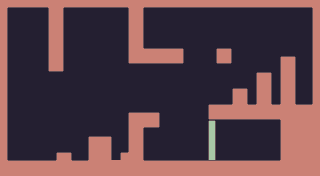

This game map was drawn from its Tiled (.tmx) file and the tilesets committed beside it. A one-line description and the full map source follow:
An orthogonal 40x22 tile map with 8x8 px tiles, 2 tile layers (Tile Layer 1, Copy of Tile Layer 1), 2 tilesets and 3 objects.

<map version="1.10" tiledversion="1.10.2" orientation="orthogonal" renderorder="right-down" width="40" height="22" tilewidth="8" tileheight="8" infinite="0" backgroundcolor="#241f31" nextlayerid="4" nextobjectid="14">
 <tileset firstgid="1" source="../../../pastel.tsx" />
 <tileset firstgid="257" source="../../../purple.tsx" />
 <layer id="1" name="Tile Layer 1" width="40" height="22">
  <data encoding="csv">
0,0,0,0,0,0,0,0,0,0,0,0,0,0,0,0,0,0,0,0,0,0,0,0,0,0,0,0,0,0,0,0,0,0,0,0,0,0,0,0,
0,0,0,0,0,0,0,0,0,0,0,0,0,0,0,0,0,0,0,0,0,0,0,0,0,0,0,0,0,0,0,0,0,0,0,0,0,0,0,0,
0,0,0,0,0,0,0,0,0,0,0,0,0,0,0,0,0,0,0,0,0,0,0,0,0,0,0,0,0,0,0,0,0,0,0,0,0,0,0,0,
0,0,0,0,0,0,0,0,0,0,0,0,0,0,0,0,0,0,0,0,0,0,0,0,0,0,0,0,0,0,0,0,0,0,0,0,0,0,0,0,
0,0,0,0,0,0,0,0,0,0,0,0,0,0,0,0,0,0,0,0,0,0,0,0,0,0,0,0,0,0,0,0,0,0,0,0,0,0,0,0,
0,0,0,0,0,0,0,0,0,0,0,0,0,0,0,0,0,0,0,0,0,0,0,0,0,0,0,0,0,0,0,0,0,0,0,0,0,0,0,0,
0,0,0,0,0,0,0,0,0,0,0,0,0,0,0,0,0,0,0,0,0,0,0,0,0,0,0,0,0,0,0,0,0,0,0,0,0,0,0,0,
0,0,0,0,0,0,0,0,0,0,0,0,0,0,0,0,0,0,0,0,0,0,0,0,0,0,0,0,0,0,0,0,0,0,0,0,0,0,0,0,
0,0,0,0,0,0,0,0,0,0,0,0,0,0,0,0,0,0,0,0,0,0,0,0,0,0,0,0,0,0,0,0,0,0,0,0,0,0,0,0,
0,0,0,0,0,0,0,0,0,0,0,0,0,0,0,0,0,0,0,0,0,0,0,0,0,0,0,0,0,0,0,0,0,0,0,0,0,0,0,0,
0,0,0,0,0,0,0,0,0,0,0,0,0,0,0,0,0,0,0,0,0,0,0,0,0,0,0,0,0,0,0,0,0,0,0,0,0,0,0,0,
0,0,0,0,0,0,0,0,0,0,0,0,0,0,0,0,0,0,0,0,0,0,0,0,0,0,0,0,0,0,0,0,0,0,0,0,0,0,0,0,
0,0,0,0,0,0,0,0,0,0,0,0,0,0,0,0,0,0,0,0,0,0,0,0,0,0,0,0,0,0,0,0,0,0,0,0,0,0,0,0,
0,0,0,0,0,0,0,0,0,0,0,0,0,0,0,0,0,0,0,0,0,0,0,0,0,0,0,0,0,0,0,0,0,0,0,0,0,0,0,0,
0,0,0,0,0,0,0,0,0,0,0,0,0,0,0,0,0,0,0,0,0,0,0,0,0,0,0,0,0,0,0,0,0,0,0,0,0,0,0,0,
0,0,0,0,0,0,0,0,0,0,0,0,0,0,0,0,0,0,0,0,0,0,0,0,0,0,68,0,0,0,0,0,0,0,0,0,0,0,0,0,
0,0,0,0,0,0,0,0,0,0,0,0,0,0,0,0,0,0,0,0,0,0,0,0,0,0,84,0,0,0,0,0,0,0,0,0,0,0,0,0,
0,0,0,0,0,0,0,0,0,0,0,0,0,0,0,0,0,0,0,0,0,0,0,0,0,0,84,0,0,0,0,0,0,0,0,0,0,0,0,0,
0,0,0,0,0,0,0,0,0,0,0,0,0,0,0,0,0,0,0,0,0,0,0,0,0,0,84,0,0,0,0,0,0,0,0,0,0,0,0,0,
0,0,0,0,0,0,0,0,0,0,0,0,0,0,0,0,0,0,0,0,0,0,0,0,0,0,84,0,0,0,0,0,0,0,0,0,0,0,0,0,
0,0,0,0,0,0,0,0,0,0,0,0,0,0,0,0,0,0,0,0,0,0,0,0,0,0,100,0,0,0,0,0,0,0,0,0,0,0,0,0,
0,0,0,0,0,0,0,0,0,0,0,0,0,0,0,0,0,0,0,0,0,0,0,0,0,0,0,0,0,0,0,0,0,0,0,0,0,0,0,0
</data>
 </layer>
 <objectgroup id="3" name="Object Layer 1">
  <object id="9" gid="145" x="256" y="144" width="8" height="8" />
  <object id="11" gid="241" x="152" y="24" width="8" height="8">
   <properties>
    <property name="destination" value="assets/levels/MAIN/W3/25.tmx" />
    <property name="stars_needed" type="int" value="0" />
   </properties>
  </object>
  <object id="13" gid="401" x="240" y="144" width="8" height="8" />
 </objectgroup>
 <layer id="2" name="Copy of Tile Layer 1" width="40" height="22">
  <properties>
   <property name="player" type="bool" value="true" />
  </properties>
  <data encoding="csv">
18,34,34,34,34,34,18,18,34,34,34,34,34,34,34,34,18,18,34,34,34,34,34,34,34,34,34,34,34,34,34,34,34,34,34,34,34,34,34,18,
19,0,0,0,0,0,17,19,0,0,0,0,0,0,0,0,17,19,0,0,0,0,0,0,0,0,0,0,0,0,0,0,0,0,0,0,0,0,0,17,
19,0,0,0,0,0,17,19,0,0,0,0,0,0,0,0,17,19,0,0,0,0,0,0,0,0,0,0,0,0,0,0,0,0,0,0,0,0,0,17,
19,0,0,0,0,0,17,19,0,0,0,0,0,0,0,0,17,19,0,0,0,0,0,0,0,0,0,0,0,0,0,0,0,0,0,0,0,0,0,17,
19,0,0,0,0,0,17,19,0,0,0,0,0,0,0,0,17,19,0,0,0,0,0,0,0,0,0,0,0,0,0,0,0,0,0,0,0,0,0,17,
19,0,0,0,0,0,17,19,0,0,0,0,0,0,0,0,17,19,0,0,0,0,0,0,0,0,0,0,0,0,0,0,0,0,0,0,0,0,0,17,
19,0,0,0,0,0,17,19,0,0,0,0,0,0,0,0,17,18,2,2,2,2,3,0,0,0,0,1,3,0,0,0,0,0,0,0,0,0,0,17,
19,0,0,0,0,0,17,19,0,0,0,0,0,0,0,0,33,34,34,34,34,34,35,0,0,0,0,33,35,0,0,0,0,0,0,1,3,0,0,17,
19,0,0,0,0,0,33,35,0,0,0,0,0,0,0,0,0,0,0,0,0,0,0,0,0,0,0,0,0,0,0,0,0,0,0,17,19,0,0,17,
19,0,0,0,0,0,0,0,0,0,0,0,0,0,0,0,0,0,0,0,0,0,0,0,0,0,0,0,0,0,0,0,1,3,0,17,19,0,0,17,
19,0,0,0,0,0,0,0,0,0,0,0,0,0,0,0,0,0,0,0,0,0,0,0,0,0,0,0,0,0,0,0,17,19,0,17,19,0,0,17,
19,0,0,0,0,0,0,0,0,0,0,0,0,0,0,0,0,0,0,0,0,0,0,0,0,0,0,0,0,1,3,0,17,19,0,17,19,0,0,17,
19,0,0,0,0,0,0,0,0,0,0,0,0,0,0,0,0,0,0,0,0,0,0,0,0,0,0,0,0,17,19,0,17,19,0,17,19,0,0,17,
19,0,0,0,0,0,0,0,0,0,0,0,0,0,0,0,0,0,0,0,0,0,0,0,0,0,1,2,2,18,18,2,18,18,2,18,18,2,2,18,
19,0,0,0,0,0,0,0,0,0,0,0,0,0,0,0,1,2,2,3,0,0,0,0,0,0,33,34,34,34,34,34,34,34,34,18,18,18,18,18,
19,0,0,0,0,0,0,0,0,0,0,0,0,0,0,0,17,18,34,35,0,0,0,0,0,0,0,0,0,0,0,0,0,0,0,17,18,18,18,18,
19,0,0,0,0,0,0,0,0,0,0,0,0,0,0,0,17,19,0,0,0,0,0,0,0,0,0,0,0,0,0,0,0,0,0,17,18,18,18,18,
19,0,0,0,0,0,0,0,0,0,0,1,2,3,0,0,17,19,0,0,0,0,0,0,0,0,0,0,0,0,0,0,0,0,0,17,18,18,18,18,
19,0,0,0,0,0,0,0,0,0,0,17,18,19,0,0,17,19,0,0,0,0,0,0,0,0,0,0,0,0,0,0,0,0,0,17,18,18,18,18,
19,0,0,0,0,0,0,1,3,0,0,17,18,19,0,1,18,19,0,0,0,0,0,0,0,0,0,0,0,0,0,0,0,0,0,17,18,18,18,18,
18,2,2,2,2,2,2,18,18,2,2,18,18,18,18,18,18,18,2,2,2,2,2,2,2,2,2,2,2,2,2,2,2,2,2,18,18,18,18,18,
18,18,18,18,18,18,18,18,18,18,18,18,18,18,18,18,18,18,18,18,18,18,18,18,18,18,18,18,18,18,18,18,18,18,18,18,18,18,18,18
</data>
 </layer>
</map>
